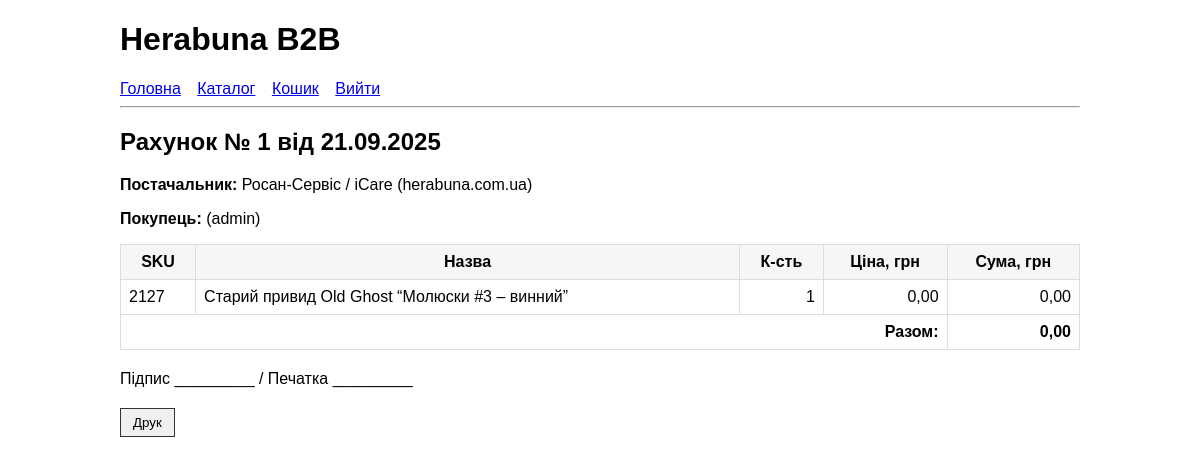
/orders/1/invoice/ (signed in), run on the app's committed database.
### b2b/models.py (models this page shows, shortened)
class Order(models.Model):
    STATUS_CHOICES=[('draft','Draft'),('submitted','Submitted'),('confirmed','Confirmed'),('fulfilled','Fulfilled'),('cancelled','Cancelled')]
    dealer=models.ForeignKey(Dealer,on_delete=models.PROTECT)
    created_at=models.DateTimeField(default=timezone.now)
    status=models.CharField(max_length=16,choices=STATUS_CHOICES,default='draft')
    subtotal=models.DecimalField(max_digits=12,decimal_places=2,default=0)
    total=models.DecimalField(max_digits=12,decimal_places=2,default=0)
    note=models.TextField(blank=True)

class Dealer(AbstractUser):
    company_name=models.CharField(max_length=255,blank=True)
    edrpou=models.CharField(max_length=32,blank=True)
    vat_number=models.CharField(max_length=64,blank=True)
    phone=models.CharField(max_length=64,blank=True)
    billing_address=models.TextField(blank=True)
    shipping_address=models.TextField(blank=True)
    is_dealer=models.BooleanField(default=True)

class OrderItem(models.Model):
    order=models.ForeignKey(Order,related_name='items',on_delete=models.CASCADE)
    product=models.ForeignKey(Product,on_delete=models.PROTECT)
    qty=models.PositiveIntegerField(default=1)
    price=models.DecimalField(max_digits=10,decimal_places=2)
    @property
    def line_total(self): return self.qty*self.price
    class Meta: unique_together=('order','product')

class Product(models.Model):
    sku=models.CharField(max_length=64,unique=True)
    name=models.CharField(max_length=255)
    wholesale_price=models.DecimalField(max_digits=10,decimal_places=2,default=0)
    retail_price=models.DecimalField(max_digits=10,decimal_places=2,default=0)
    stock_qty=models.IntegerField(default=0)
    is_active=models.BooleanField(default=True)
    woo_id=models.BigIntegerField(null=True,blank=True)

### b2b/views.py (the view)
# urls.py: path('orders/<int:order_id>/invoice/',views.invoice_print,name='invoice_print'),
@login_required
def invoice_print(request, order_id):
    order = get_object_or_404(Order, id=order_id, dealer=request.user)
    return render(request, 'b2b/invoice_print.html', {'order': order})

### b2b/templates/b2b/invoice_print.html
{% extends "b2b/base.html" %}
{% block content %}
<h2>Рахунок № {{ order.id }} від {{ order.created_at|date:"d.m.Y" }}</h2>
<p><strong>Постачальник:</strong> Росан-Сервіс / iCare (herabuna.com.ua)</p>
<p><strong>Покупець:</strong> {{ order.dealer.company_name }} ({{ order.dealer.username }})</p>
<table>
  <tr><th>SKU</th><th>Назва</th><th>К-сть</th><th>Ціна, грн</th><th>Сума, грн</th></tr>
  {% for i in order.items.all %}
  <tr>
    <td>{{ i.product.sku }}</td>
    <td>{{ i.product.name }}</td>
    <td class="right">{{ i.qty }}</td>
    <td class="right">{{ i.price }}</td>
    <td class="right">{{ i.line_total }}</td>
  </tr>
  {% endfor %}
  <tr><td colspan="4" class="right"><strong>Разом:</strong></td><td class="right"><strong>{{ order.total }}</strong></td></tr>
</table>
<p style="margin-top:20px">Підпис _________ / Печатка _________</p>
<p><button class="btn" onclick="window.print()">Друк</button></p>
{% endblock %}

### b2b/templates/b2b/base.html (style rules this page uses)
body { font-family: Arial, sans-serif; margin: 20px; }
table { width: 100%; border-collapse: collapse; }
th, td { border: 1px solid #ddd; padding: 8px; }
th { background: #f6f6f6; }
.right { text-align: right; }
.btn { display: inline-block; padding: 6px 12px; border: 1px solid #333; text-decoration: none; margin: 4px 0; }

### data on the page
Order: id "1", created_at "21.09.2025", dealer.username "admin", total "0,00"
OrderItem: product.sku "2127", product.name "Старий привид Old Ghost “Молюски #3 – винний”", qty "1", price "0,00", line_total "0,00"
